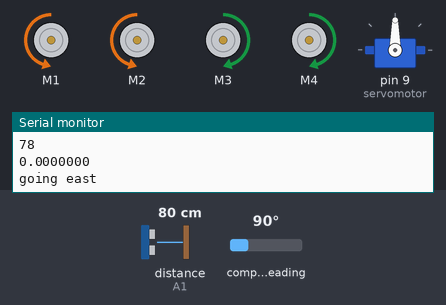
The sketch below on a simulated Arduino Uno, built with avr-gcc and run on an emulated ATmega328P. On the bench: 4 × DC motor (green arrow = forward, orange = backward, longer = faster), servo, the last lines printed to the serial monitor. Wiring (inferred from the names in the program): ultrasonic range finder: trigger A0; echo A1. The test bench sets the inputs (shaded band); at power-on: distance to the obstacle (sensor on A1) 80 cm, compass heading 90°. The echo pulse lasts 58.3 µs per cm.

Above: at 1.2 s.
1.3 s: distance to the obstacle (sensor on A1) set to 45 cm
3.2 s: distance to the obstacle (sensor on A1) set to 38 cm
At 5.0 s:
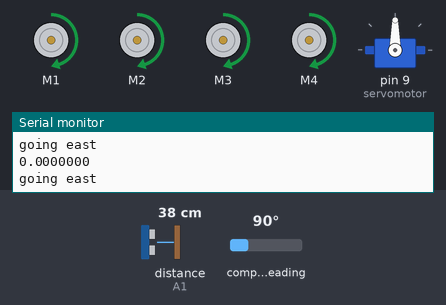
7.3 s: distance to the obstacle (sensor on A1) set to 60 cm
At 8.4 s:
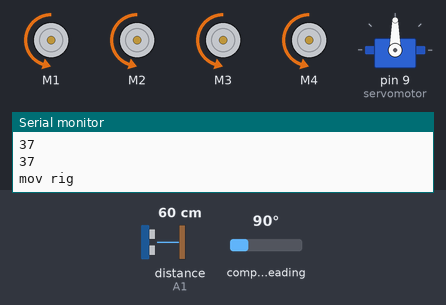
10.1 s: distance to the obstacle (sensor on A1) set to 2 cm
At 12.4 s:
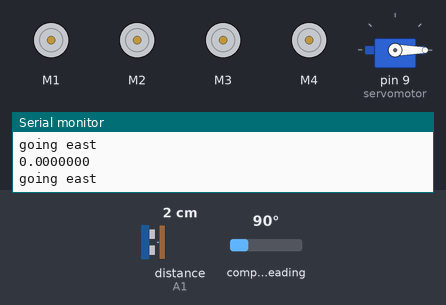
Timing chart, 0 to 15.2 s (numbered marks = the images above; inputs shaded):
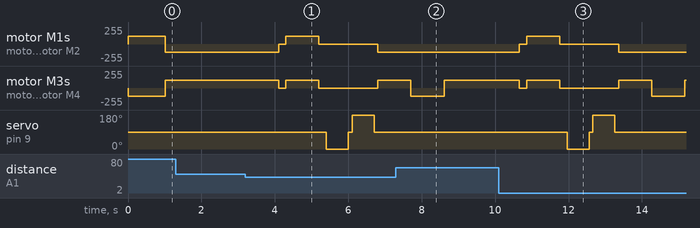

The sketch:

ROVER_DESTINY.ino
```cpp
#include <Wire.h>
#include <AFMotor.h>
#include <QMC5883LCompass.h>
#include <SoftwareSerial.h>
#include <math.h>
#include <Servo.h>
const byte qmc5883l_mode_stby = 0x00;
const byte qmc5883l_mode_cont = 0x01;
const byte qmc5883l_odr_10hz = 0x00;
const byte qmc5883l_odr_50hz = 0x04;
const byte qmc5883l_odr_100hz = 0x08;
const byte qmc5883l_odr_200hz = 0x0C;
const byte qmc5883l_rng_2g = 0x00;
const byte qmc5883l_rng_8g = 0x10;
const byte qmc5883l_osr_512 = 0x00;
const byte qmc5883l_osr_256 = 0x40;
const byte qmc5883l_osr_128 = 0x80;
const byte qmc5883l_osr_64 = 0xC0;
QMC5883LCompass compass;           // communicate through i2c communication scl-A5 and sda-A4
SoftwareSerial gpsSerial(10, 11);  // 10 = TX and 11 = rx
AF_DCMotor m1(1);
AF_DCMotor m2(2);
AF_DCMotor m3(3);
AF_DCMotor m4(4);
int inp;
int speed = 120;
#define trigPin A0  // 12 or trigger pin to A0
#define echoPin A1  // 13 or trigger pin to A1
long duration;
int distance;
Servo servomotor;


//^^^^^^^^^^^^^^^^^^^^^^^^^^^^^^^^^^^^^^^^^^^^^

void setup() {
  Serial.begin(9600);
  gpsSerial.begin(9600);
  compass.init();
  compass.setCalibration(-155, 2072, -3057, -892, -1072, 1177);

  m1.setSpeed(speed);
  m2.setSpeed(speed);
  m3.setSpeed(speed);
  m4.setSpeed(speed);

  pinMode(trigPin, OUTPUT);
  pinMode(echoPin, INPUT);
  servomotor.attach(9);
  servomotor.write(90);
}

//**************************************

void loop() {
  double inlat = 12.9762332;
  double inlog = 79.1609433;

  double longitude = get_log();
  Serial.println(longitude, 7);

  double latitude = get_lat();
  Serial.println(latitude, 7);
  //delay(100);

  int direction = get_direction();
  Serial.println(direction);

  get_west();

  long dist = get_distance();
  Serial.println(dist);

  //this loops runs until the rover's longitude matches with the giveen destination longitude range
  while (!(longitude >= (inlog - 0.0002) && longitude <= (inlog + 0.0002))) {
    obstacle_avoid();
    if (inlog > longitude) {
      longitude = get_log();
      Serial.println(longitude, 7);
      Serial.println("going east");
      get_east();
    } else if (inlog < longitude) {
      longitude = get_log();
      Serial.println(longitude, 7);
      Serial.println("going west");
      get_west();
    }
    longitude = get_log();
  }


  //this loops runs until the rover's latitude matches with the giveen destination  latitude range
  while (!(latitude >= (inlat - 0.0002) && latitude <= (inlat + 0.0002))) {
    obstacle_avoid();

    if (inlat > latitude) {
      latitude = get_lat();
      Serial.println("going north");
      Serial.println(latitude, 7);
      get_north();

    } else if (inlat < latitude) {
      latitude = get_lat();
      Serial.println(latitude, 7);
      Serial.println("going south");
      get_south();
    }
    latitude = get_lat();
   }
}

//**************************************

// code for avoiding the obstacle

void obstacle_avoid() {
  long distance_obj = get_distance();
  if (distance_obj <= 40) {
    motorstop();
    delay(200);
    back();
    delay(400);
    motorstop();
    delay(200);

    long distance_right = lookright();
    delay(100);
    long distance_left = lookleft();
    delay(100);
    Serial.println(distance_right);
    Serial.println(distance_left);

    if (distance_right >= distance_left) {
      Serial.println("mov rig");
      right();
      delay(900);
      front();
      delay(900);

    } else {
      Serial.println("mov lef");
      left();
      delay(900);
      front();
      delay(900);
    }
  }
}
//_________________________________________________________

// code for getting right distance for obstacle

long lookright() {
  servomotor.write(0);
  delay(500);
  long distancee = get_distance();
  delay(100);
  servomotor.write(90);
  return distancee;
}

//_________________________________________________________

// code for getting right distance for obstacle

long lookleft() {
  servomotor.write(180);
  delay(500);
  long distances = get_distance();
  delay(100);
  servomotor.write(90);
  return distances;
}

//________________________________________________________

//function to get the rover in west direction

void get_west() {
  unsigned long start_time = millis();    // Record the start time
  while (millis() - start_time < 1000) {  // Run for 1 seconds
    int direction = get_direction();
    if (direction == 0 ) {
      front();
      delay(500);
      return;
    }
    if (direction >= 1 && direction <= 9) {
      left();

    } else if (direction >= 10 && direction <= 15) {
      right();
    }
  }
  // If 1 seconds have passed, exit the function
  return;
}

//________________________________________________________________

//function to get the rover in east direction//

void get_east() {
  unsigned long start_time = millis();    // Record the start time
  while (millis() - start_time < 1000) {  // Run for 1 seconds
    int direction = get_direction();
    if (direction == 8 || direction == 7) {
      front();
      delay(500);
      return;
    }
    if (direction >= 9 && direction <= 15) {
      left();
      delay(50);
    } else if (direction >= 0 && direction <= 6) {
      right();
      delay(50);
    }
  }
  // If 1 seconds have passed, exit the function
  return;
}


//___________________________________________________________________

//function to get the rover in south direction//

void get_south() {
  unsigned long start_time = millis();    // Record the start time
  while (millis() - start_time < 1000) {  // Run for 2 seconds
    int direction = get_direction();
    if (direction == 13) {
      front();
      delay(500);
      return;
    }
    //Serial.println(direction);
    if (direction >= 3 && direction <= 12) {
      right();

    } else if (direction == 1 || direction == 2 || direction == 14 || direction == 15 || direction == 0) {
      left();
    }
  }
  // If 1 seconds have passed, exit the function
  return;
}

//____________________________________________________________________

//function to get the rover in north direction

void get_north() {
  unsigned long start_time = millis();    // Record the start time
  while (millis() - start_time < 1000) {  // Run for 2 seconds
    int direction = get_direction();
    if (direction == 2) {
      front();
      delay(500);
      return;
    }
    if (direction >= 3 && direction <= 11) {
      left();

    } else if (direction >= 12 && direction <= 15 || direction == 1 || direction == 0) {
      right();
    }
  }
  // If 1 seconds have passed, exit the function
  return;
}

//____________________________________________________________________________________________________________________//

//Code for getting  latitude

double get_lat() {
  while (gpsSerial.available()) {
    String gpsData = gpsSerial.readStringUntil('\n');
    //Serial.println(gpsData);

    // Check if the GPS data is a $GPGLL sentence
    if (gpsData.startsWith("$GPGLL")) {
      // Split the GPS data into individual data fields
      String dataFields[6];
      int fieldCount = 0;
      int startIndex = 0;
      for (int i = 0; i < gpsData.length(); i++) {
        if (gpsData.charAt(i) == ',') {
          dataFields[fieldCount] = gpsData.substring(startIndex, i);
          fieldCount++;
          startIndex = i + 1;
        }
      }
      dataFields[fieldCount] = gpsData.substring(startIndex, gpsData.length());

      // Extract latitude and longitude from the GPS data
      float latitude = dataFields[1].toFloat() / 100;
      float longitude = dataFields[3].toFloat() / 100;
      double lat_int_part, lat_dec_part;
      double log_int_part, log_dec_part;

      lat_dec_part = modf(latitude, &lat_int_part);
      log_dec_part = modf(longitude, &log_int_part);

      double total_latd = (lat_dec_part / 60) * 100;
      double total_logd = (log_dec_part / 60) * 100;


      double finallat = lat_int_part + total_latd;
      double finallog = log_int_part + total_logd;

      return (finallat);
    }
  }
}

//____________________________________________________

double get_log() {
  while (gpsSerial.available()) {
    String gpsData = gpsSerial.readStringUntil('\n');
    //Serial.println(gpsData);

    // Check if the GPS data is a $GPGLL sentence
    if (gpsData.startsWith("$GPGLL")) {
      // Split the GPS data into individual data fields
      String dataFields[6];
      int fieldCount = 0;
      int startIndex = 0;
      for (int i = 0; i < gpsData.length(); i++) {
        if (gpsData.charAt(i) == ',') {
          dataFields[fieldCount] = gpsData.substring(startIndex, i);
          fieldCount++;
          startIndex = i + 1;
        }
      }
      dataFields[fieldCount] = gpsData.substring(startIndex, gpsData.length());

      // Extract latitude and longitude from the GPS data
      float latitude = dataFields[1].toFloat() / 100;
      float longitude = dataFields[3].toFloat() / 100;
      double lat_int_part, lat_dec_part;
      double log_int_part, log_dec_part;

      lat_dec_part = modf(latitude, &lat_int_part);
      log_dec_part = modf(longitude, &log_int_part);

      double total_latd = (lat_dec_part / 60) * 100;
      double total_logd = (log_dec_part / 60) * 100;


      double finallat = lat_int_part + total_latd;
      double finallog = log_int_part + total_logd;


      return (finallog);
    }
  }
}
//______________________________________________________

// code for getting direction angle

double get_direction() {
  int x_value;
  int y_value;
  int z_value;
  int azimuth;
  byte bearing;
  char direction[strlen("NNE") + 1];
  char buffer[strlen("X=-99999 | Y=-99999 | Z=-99999 | A=259° | B=15 | D=NNE") + 1];

  compass.read();  // Read compass values via I2C

  x_value = compass.getX();
  y_value = compass.getY();
  z_value = compass.getZ();
  azimuth = compass.getAzimuth();  // Calculated from X and Y value
  bearing = compass.getBearing(azimuth);

  compass.getDirection(direction, azimuth);
  direction[3] = '\0';

  return (bearing);
}
//__________________________________________________

// code for ultra sonic sensor to get abstacle distance

long get_distance() {
  digitalWrite(trigPin, LOW);
  delayMicroseconds(2);
  digitalWrite(trigPin, HIGH);
  delayMicroseconds(10);
  digitalWrite(trigPin, LOW);
  duration = pulseIn(echoPin, HIGH);
  distance = duration * 0.034 / 2;
  return (distance);
}
//__________________________________________________________

// code for movement for rover

void back() {
  m1.run(FORWARD);
  m2.run(FORWARD);
  m3.run(FORWARD);
  m4.run(FORWARD);
  delay(500);
}

void front() {
  m1.run(BACKWARD);
  m2.run(BACKWARD);
  m3.run(BACKWARD);
  m4.run(BACKWARD);
}

void right() {
  m1.run(BACKWARD);
  m2.run(BACKWARD);
  m3.run(FORWARD);
  m4.run(FORWARD);
}

void left() {
  m1.run(FORWARD);
  m2.run(FORWARD);
  m3.run(BACKWARD);
  m4.run(BACKWARD);
}

void motorstop() {
  m1.run(RELEASE);
  m2.run(RELEASE);
  m3.run(RELEASE);
  m4.run(RELEASE);
}
```

Measured:
- the behaviour switches between 42 and 41 cm on distance to the obstacle (sensor on A1) (found by bisection; images 0 and 1)
- after the input at 3.2 s, motor M1, motor M2: backward 120/255 → stopped after 0.90 s, → forward 120/255 0.20 s later, → stopped 0.90 s later, → backward 120/255 1.6 s later
- after the input at 7.3 s, motor M1, motor M2: stays backward 120/255 (without the input it goes to stopped after 2.3 s); motor M3, motor M4: goes on until 8.6 s, then stays forward 120/255
- after the input at 10.1 s, motor M1, motor M2: backward 120/255 → stopped after 0.56 s, → forward 120/255 0.20 s later, → stopped 0.90 s later, → backward 120/255 1.6 s later
